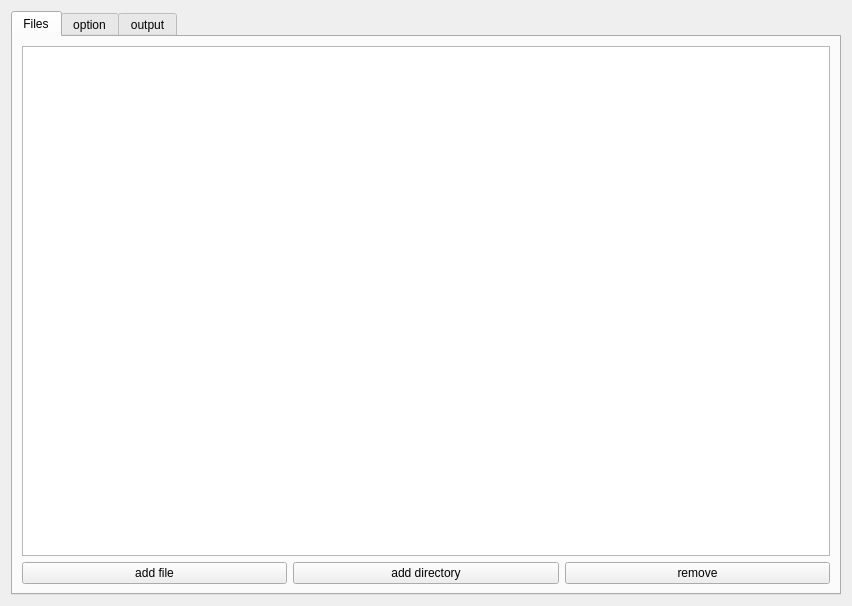
<?xml version="1.0" encoding="UTF-8"?>
<ui version="4.0">
 <class>batchProcessing</class>
 <widget class="QWidget" name="batchProcessing">
  <property name="geometry">
   <rect>
    <x>0</x>
    <y>0</y>
    <width>852</width>
    <height>606</height>
   </rect>
  </property>
  <property name="windowTitle">
   <string>batch processing</string>
  </property>
  <layout class="QVBoxLayout" name="verticalLayout">
   <item>
    <widget class="QTabWidget" name="tabWidget">
     <property name="currentIndex">
      <number>0</number>
     </property>
     <widget class="QWidget" name="tab">
      <attribute name="title">
       <string>Files</string>
      </attribute>
      <layout class="QVBoxLayout" name="verticalLayout_2">
       <item>
        <widget class="QTableView" name="tableView_files"/>
       </item>
       <item>
        <layout class="QHBoxLayout" name="horizontalLayout">
         <item>
          <widget class="QPushButton" name="pushButton_add_file">
           <property name="text">
            <string>add file</string>
           </property>
          </widget>
         </item>
         <item>
          <widget class="QPushButton" name="pushButton_add_directory">
           <property name="text">
            <string>add directory</string>
           </property>
          </widget>
         </item>
         <item>
          <widget class="QPushButton" name="pushButton_remove">
           <property name="text">
            <string>remove</string>
           </property>
          </widget>
         </item>
        </layout>
       </item>
      </layout>
     </widget>
     <widget class="QWidget" name="tab_2">
      <attribute name="title">
       <string>option</string>
      </attribute>
      <layout class="QGridLayout" name="gridLayout_2">
       <item row="3" column="2">
        <widget class="QLineEdit" name="lineEdit_al"/>
       </item>
       <item row="8" column="0">
        <widget class="QCheckBox" name="checkBox_re">
         <property name="text">
          <string>re</string>
         </property>
        </widget>
       </item>
       <item row="6" column="2">
        <widget class="QLineEdit" name="lineEdit_by"/>
       </item>
       <item row="6" column="0">
        <widget class="QCheckBox" name="checkBox_by">
         <property name="text">
          <string>by</string>
         </property>
        </widget>
       </item>
       <item row="4" column="0">
        <widget class="QCheckBox" name="checkBox_ar">
         <property name="text">
          <string>ar</string>
         </property>
        </widget>
       </item>
       <item row="10" column="2">
        <widget class="QSpinBox" name="spinBox_offset"/>
       </item>
       <item row="7" column="0">
        <widget class="QCheckBox" name="checkBox_ti">
         <property name="text">
          <string>ti</string>
         </property>
        </widget>
       </item>
       <item row="5" column="2">
        <widget class="QLineEdit" name="lineEdit_au"/>
       </item>
       <item row="7" column="2">
        <widget class="QLineEdit" name="lineEdit_ti"/>
       </item>
       <item row="4" column="2">
        <widget class="QLineEdit" name="lineEdit_ar"/>
       </item>
       <item row="5" column="0">
        <widget class="QCheckBox" name="checkBox_au">
         <property name="text">
          <string>au</string>
         </property>
        </widget>
       </item>
       <item row="8" column="2">
        <widget class="QLineEdit" name="lineEdit_re"/>
       </item>
       <item row="3" column="0">
        <widget class="QCheckBox" name="checkBox_al">
         <property name="text">
          <string>al</string>
         </property>
        </widget>
       </item>
       <item row="10" column="0">
        <widget class="QCheckBox" name="checkBox_offset">
         <property name="text">
          <string>offset</string>
         </property>
        </widget>
       </item>
       <item row="9" column="2">
        <widget class="QLineEdit" name="lineEdit_ve"/>
       </item>
       <item row="9" column="0">
        <widget class="QCheckBox" name="checkBox_ve">
         <property name="text">
          <string>ve</string>
         </property>
        </widget>
       </item>
       <item row="11" column="0">
        <widget class="QCheckBox" name="checkBox_moreTimes">
         <property name="text">
          <string>Mote times</string>
         </property>
         <property name="checked">
          <bool>true</bool>
         </property>
        </widget>
       </item>
      </layout>
     </widget>
     <widget class="QWidget" name="tab_3">
      <attribute name="title">
       <string>output</string>
      </attribute>
      <layout class="QGridLayout" name="gridLayout">
       <item row="2" column="1">
        <widget class="QPushButton" name="pushButton_execute">
         <property name="text">
          <string>execute</string>
         </property>
        </widget>
       </item>
       <item row="0" column="0">
        <widget class="QLineEdit" name="lineEdit_output"/>
       </item>
       <item row="0" column="1">
        <widget class="QPushButton" name="pushButton_outputSelect">
         <property name="text">
          <string>browse</string>
         </property>
        </widget>
       </item>
       <item row="2" column="0">
        <widget class="QProgressBar" name="progressBar">
         <property name="maximum">
          <number>0</number>
         </property>
         <property name="value">
          <number>0</number>
         </property>
         <property name="format">
          <string>%v/%m</string>
         </property>
        </widget>
       </item>
      </layout>
     </widget>
    </widget>
   </item>
  </layout>
 </widget>
 <resources/>
 <connections/>
</ui>
